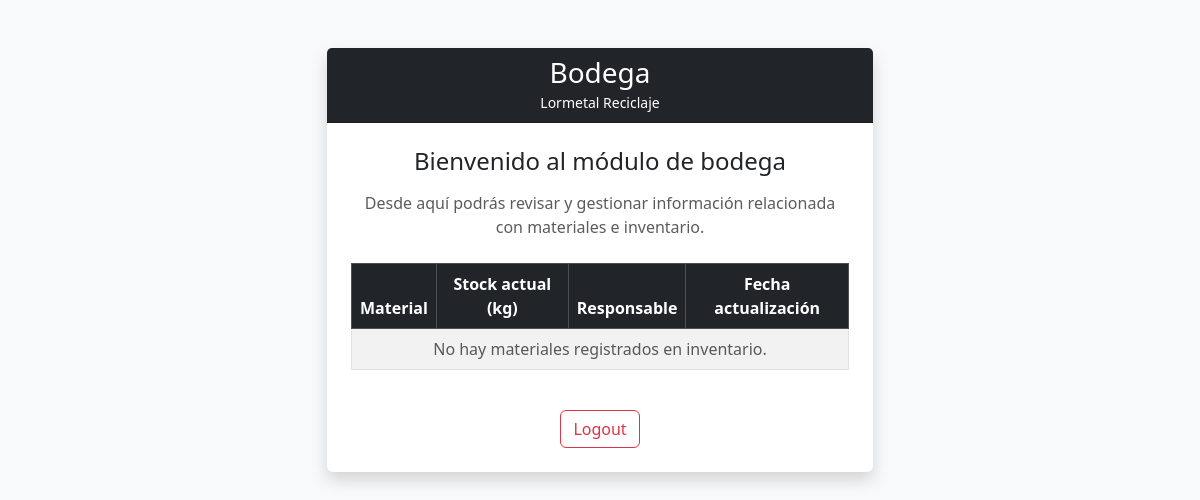
The app's page /vstb/ (signed in), older data.
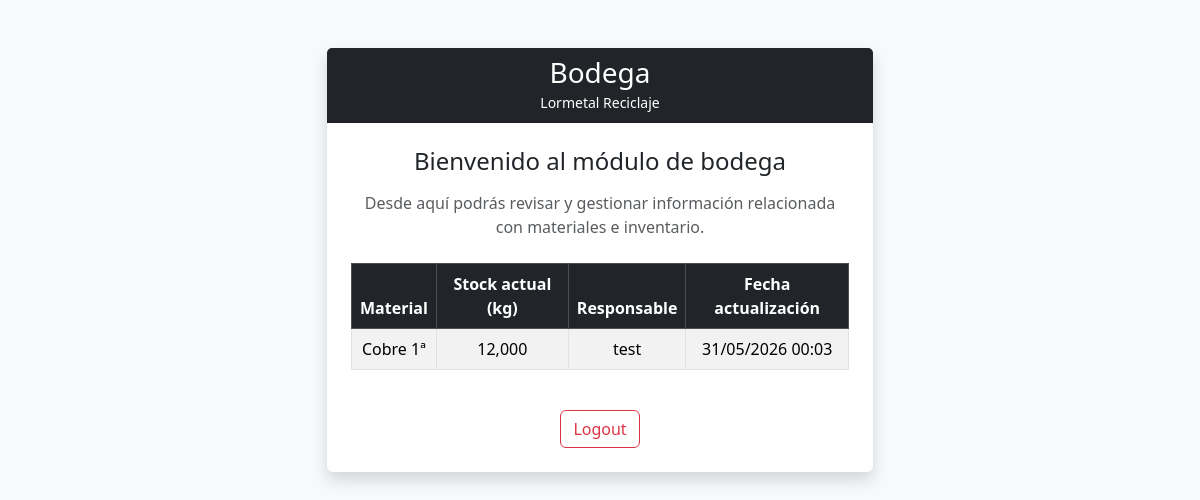
The same page, newer data.
### reciclaje/models.py (models this page shows, shortened)
class Inventario(models.Model):
    id_inventario = models.AutoField(primary_key=True)
    id_metal = models.ForeignKey(TipoMetal, on_delete=models.PROTECT, db_column='id_metal')
    stock_actual_kg = models.DecimalField(max_digits=12, decimal_places=3, default=0)
    fecha_actualizacion = models.DateTimeField(auto_now=True)
    id_usuario_responsable = models.ForeignKey(
        Usuario,
        on_delete=models.PROTECT,
        db_column='id_usuario_responsable',
        null=True,
        blank=True
    )
    class Meta:
        db_table = 'INVENTARIO'

class TipoMetal(models.Model):
    id_metal = models.AutoField(primary_key=True)
    codigo = models.CharField(max_length=20, unique=True)
    nombre = models.CharField(max_length=100)
    precio_actual = models.DecimalField(max_digits=10, decimal_places=2)
    activo = models.BooleanField(default=True)
    class Meta:
        db_table = 'TIPO_METAL'

class Usuario(models.Model):
    user = models.OneToOneField(User, on_delete=models.CASCADE)
    rut = models.CharField(max_length=12, unique=True)
    nombre = models.CharField(max_length=100)
    apellido = models.CharField(max_length=100)
    password = models.CharField(max_length=255)
    activo = models.BooleanField(default=True)
    id_rol = models.ForeignKey(
        Rol,
        on_delete=models.PROTECT,
        blank=True,
        null=True,
    )
    telefono = models.CharField(max_length=15, null=True, blank=True, verbose_name="Número Telefónico")
    correo = models.EmailField(max_length=254, null=True, blank=True, verbose_name="Correo Electrónico")
    fecha_creacion = models.DateTimeField(auto_now_add=True)
    def __init__(self, *args, **kwargs):
        super().__init__(*args, **kwargs)

### reciclaje/views.py (the view)
# urls.py: path('vstb/', vstabdg, name='vistabdga'),
def vstabdg(request):
    if not request.user.is_authenticated:
        return redirect('login')
    inventarios = Inventario.objects.select_related(
        'id_metal',
        'id_usuario_responsable'
    ).all()
    return render(request, 'reciclaje/vistabdga.html', {'inventarios' : inventarios})

### reciclaje/templates/reciclaje/vistabdga.html (shortened to what this page needs)
{% extends "reciclaje/base_general.html" %}
{% block base_content %}
<div class="container my-5">
    <div class="row justify-content-center">
        <div class="col-12 col-md-8 col-lg-6">
            <div class="card shadow border-0">
                <div class="card-header bg-dark text-white text-center">
                    <h3 class="mb-0">Bodega</h3>
                    <small>Lormetal Reciclaje</small>
                </div>
                <div class="card-body text-center p-4">
                    <h4 class="mb-3">Bienvenido al módulo de bodega</h4>
                    <p class="text-muted">
                        Desde aquí podrás revisar y gestionar información relacionada con materiales e inventario.
                    </p>
                    <div class="table-responsive mt-4">
                        <table class="table table-striped table-bordered align-middle">
                            <thead class="table-dark">
                                <tr>
                                    <th>Material</th>
                                    <th>Stock actual (kg)</th>
                                    <th>Responsable</th>
                                    <th>Fecha actualización</th>
                                </tr>
                            </thead>
                            <tbody>
                                {% for inventario in inventarios %}
                                    <tr>
                                        <td>{{ inventario.id_metal.nombre }}</td>
                                        <td>{{ inventario.stock_actual_kg }}</td>
                                        <td>
                                            {% if inventario.id_usuario_responsable %}
                                                {{ inventario.id_usuario_responsable.nombre }}
                                            {% else %}
                                                Sin responsable
                                            {% endif %}
                                        </td>
                                        <td>{{ inventario.fecha_actualizacion|date:"d/m/Y H:i" }}</td>
                                    </tr>
                                {% empty %}
                                    <tr>
                                        <td colspan="4" class="text-center text-muted">
                                            No hay materiales registrados en inventario.
                                        </td>
                                    </tr>
                                {% endfor %}
                            </tbody>
                        </table>
                    </div>
                    {% if request.user.is_authenticated %}
                        <div class="d-flex justify-content-center gap-2 mt-4">
                            <a href="{% url 'logout' %}" class="btn btn-outline-danger">
                                Logout
                            </a>
                        </div>
                    {% else %}
                        <a href="{% url 'login' %}" class="btn btn-primary mt-3">
                            Login
                        </a>
                    {% endif %}
                </div>
            </div>
        </div>
    </div>
</div>
{% endblock %}

Row changes from the older to the newer data that the page shows:
added Inventario: id_metal.nombre "Cobre 1ª", stock_actual_kg "12,000", id_usuario_responsable.nombre "test", fecha_actualizacion "31/05/2026 00:03"
Text that changed along with them:
text no longer shown: "No hay materiales registrados en inventario."
